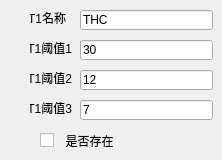
      <widget class="QWidget" name="tab1">
       <attribute name="title">
        <string>试剂条1</string>
       </attribute>
       <widget class="QLineEdit" name="CH1_threshold2">
        <property name="geometry">
         <rect>
          <x>80</x>
          <y>70</y>
          <width>133</width>
          <height>20</height>
         </rect>
        </property>
        <property name="text">
         <string>12</string>
        </property>
       </widget>
       <widget class="QLineEdit" name="CH1_threshold1">
        <property name="geometry">
         <rect>
          <x>80</x>
          <y>40</y>
          <width>133</width>
          <height>20</height>
         </rect>
        </property>
        <property name="text">
         <string>30</string>
        </property>
       </widget>
       <widget class="QCheckBox" name="CheckBox1">
        <property name="geometry">
         <rect>
          <x>40</x>
          <y>130</y>
          <width>101</width>
          <height>21</height>
         </rect>
        </property>
        <property name="text">
         <string>  是否存在</string>
        </property>
       </widget>
       <widget class="QLineEdit" name="CH1_name">
        <property name="geometry">
         <rect>
          <x>80</x>
          <y>10</y>
          <width>133</width>
          <height>20</height>
         </rect>
        </property>
        <property name="text">
         <string>THC</string>
        </property>
       </widget>
       <widget class="QLabel" name="CH1_label4">
        <property name="geometry">
         <rect>
          <x>30</x>
          <y>100</y>
          <width>42</width>
          <height>16</height>
         </rect>
        </property>
        <property name="text">
         <string>T1阈值3</string>
        </property>
        <property name="alignment">
         <set>Qt::AlignRight|Qt::AlignTrailing|Qt::AlignVCenter</set>
        </property>
       </widget>
       <widget class="QLabel" name="CH1_label3">
        <property name="geometry">
         <rect>
          <x>30</x>
          <y>70</y>
          <width>42</width>
          <height>16</height>
         </rect>
        </property>
        <property name="text">
         <string>T1阈值2</string>
        </property>
        <property name="alignment">
         <set>Qt::AlignRight|Qt::AlignTrailing|Qt::AlignVCenter</set>
        </property>
       </widget>
       <widget class="QLabel" name="CH1_label2">
        <property name="geometry">
         <rect>
          <x>30</x>
          <y>40</y>
          <width>42</width>
          <height>16</height>
         </rect>
        </property>
        <property name="text">
         <string>T1阈值1</string>
        </property>
        <property name="alignment">
         <set>Qt::AlignRight|Qt::AlignTrailing|Qt::AlignVCenter</set>
        </property>
       </widget>
       <widget class="QLabel" name="CH1_label1">
        <property name="geometry">
         <rect>
          <x>30</x>
          <y>10</y>
          <width>36</width>
          <height>16</height>
         </rect>
        </property>
        <property name="text">
         <string>T1名称</string>
        </property>
        <property name="alignment">
         <set>Qt::AlignRight|Qt::AlignTrailing|Qt::AlignVCenter</set>
        </property>
       </widget>
       <widget class="QLineEdit" name="CH1_threshold3">
        <property name="geometry">
         <rect>
          <x>80</x>
          <y>100</y>
          <width>133</width>
          <height>20</height>
         </rect>
        </property>
        <property name="text">
         <string>7</string>
        </property>
       </widget>
      </widget>
